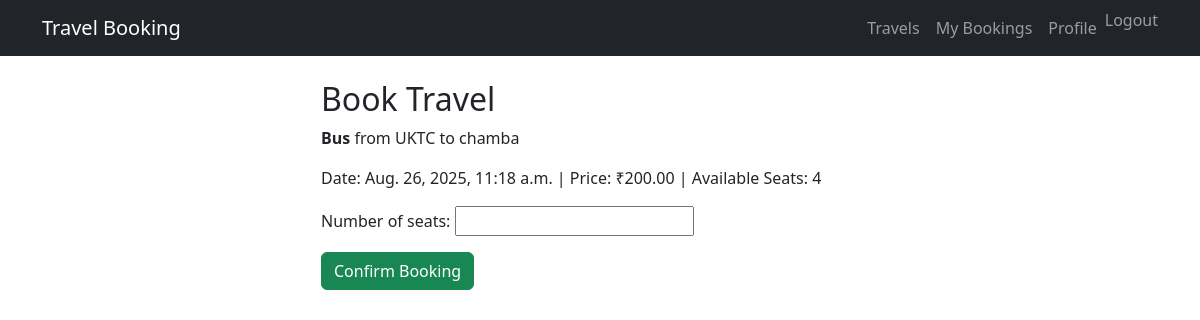
Page /book/3/ (signed in) on the committed database.
### booking/models.py (models this page shows, shortened)
class TravelOption(models.Model):
    TRAVEL_TYPES = (
        ('Flight', 'Flight'),
        ('Train', 'Train'),
        ('Bus', 'Bus'),
    )
    travel_id = models.AutoField(primary_key=True)
    travel_type = models.CharField(max_length=20, choices=TRAVEL_TYPES)
    source = models.CharField(max_length=100)
    destination = models.CharField(max_length=100)
    datetime = models.DateTimeField()
    price = models.DecimalField(max_digits=10, decimal_places=2)
    available_seats = models.PositiveIntegerField()

### booking/views.py (the view)
# urls.py: path("book/<int:pk>/", views.book_travel, name="book_travel"),
@login_required
def book_travel(request, pk):
    travel = get_object_or_404(TravelOption, pk=pk)
    if request.method == "POST":
        form = BookingForm(request.POST)
        if form.is_valid():
            booking = form.save(commit=False)
            booking.user = request.user
            booking.travel_option = travel
            booking.total_price = travel.price * booking.number_of_seats
            if booking.number_of_seats <= travel.available_seats:
                travel.available_seats -= booking.number_of_seats
                travel.save()
                booking.save()
                return redirect('my_bookings')
            else:
                messages.error(request, "Not enough seats available.")
    else:
        form = BookingForm()
    return render(request, 'booking/book_travel.html', {'form': form, 'travel': travel})

### booking/forms.py
class BookingForm(forms.ModelForm):
    class Meta:
        model = Booking
        fields = ['number_of_seats']

### booking/templates/booking/book_travel.html (shortened to what this page needs)
{% extends "booking/base.html" %}
{% block content %}
<div class="col-md-6 offset-md-3">
  <h2>Book Travel</h2>
  <p><strong>{{ travel.travel_type }}</strong> from {{ travel.source }} to {{ travel.destination }} </p>
  <p>Date: {{ travel.datetime }} | Price: ₹{{ travel.price }} | Available Seats: {{ travel.available_seats }}</p>
  <form method="post">
    {{ form.as_p }}
    <button type="submit" class="btn btn-success">Confirm Booking</button>
  </form>
</div>
{% endblock %}

### rows in the picture
TravelOption: travel_type "Bus", source "UKTC", destination "chamba", datetime "Aug. 26, 2025, 11:18 a.m.", price "200.00", available_seats "4"
